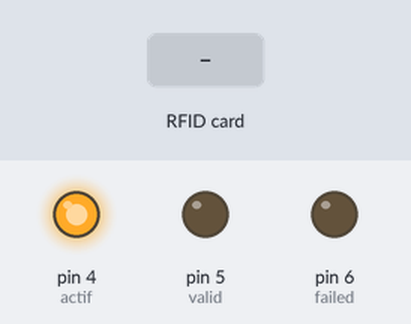
Bench run of a sketch on a simulated Arduino Uno, built with avr-gcc and run on an emulated ATmega328P. Shown: output pins drawn as LEDs (lit = HIGH). The test bench sets the inputs (shaded band). What the sketch prints to the serial monitor is not drawn.

Above: at 1.2 s.
1.3 s: RFID card 5E 7A 19 C4 held to the reader
Timing chart, 0 to 4.3 s (numbered marks = the images above; inputs shaded):
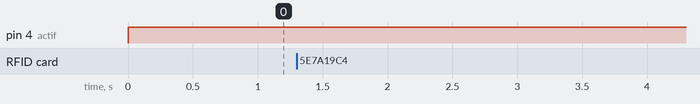

Measured:
- after the input at 1.3 s, every drawn part: stays the same

The sketch:

ReadTag.ino
```cpp
#include <SPI.h>
#include <PN532_SPI.h>
#include "PN532.h"

PN532_SPI pn532spi(SPI, 10);
PN532 nfc(pn532spi);

int valid = 5;
int failed = 6;
int actif = 4;

void setup(void) {
  Serial.begin(115200);
  nfc.begin();
  nfc.SAMConfig();
  pinMode(valid, OUTPUT);
  pinMode(failed, OUTPUT);
  pinMode(actif, OUTPUT);
}


void readSerial(){
  if(Serial.available() > 0){
    int bin = Serial.read();
    char inChar = char (bin);
    if(inChar == 'V'  || inChar == 'v'){
      digitalWrite(valid, HIGH);
      delay(1000);
      digitalWrite(valid, LOW);
    }
    else{
      digitalWrite(failed, HIGH);
      delay(1000);
      digitalWrite(failed, LOW);
    }
  }
}

void writeSerial(){
  uint8_t success;
  uint8_t uid[] = { 0, 0, 0, 0, 0, 0, 0 };
  uint8_t uidLength;
  success = nfc.readPassiveTargetID(PN532_MIFARE_ISO14443A, uid, &uidLength);

  if (success) {
    nfc.PrintHex(uid, uidLength);
  }
}

void loop(void) {
   digitalWrite(actif, HIGH);
   writeSerial();
   //readSerial();
}
```
